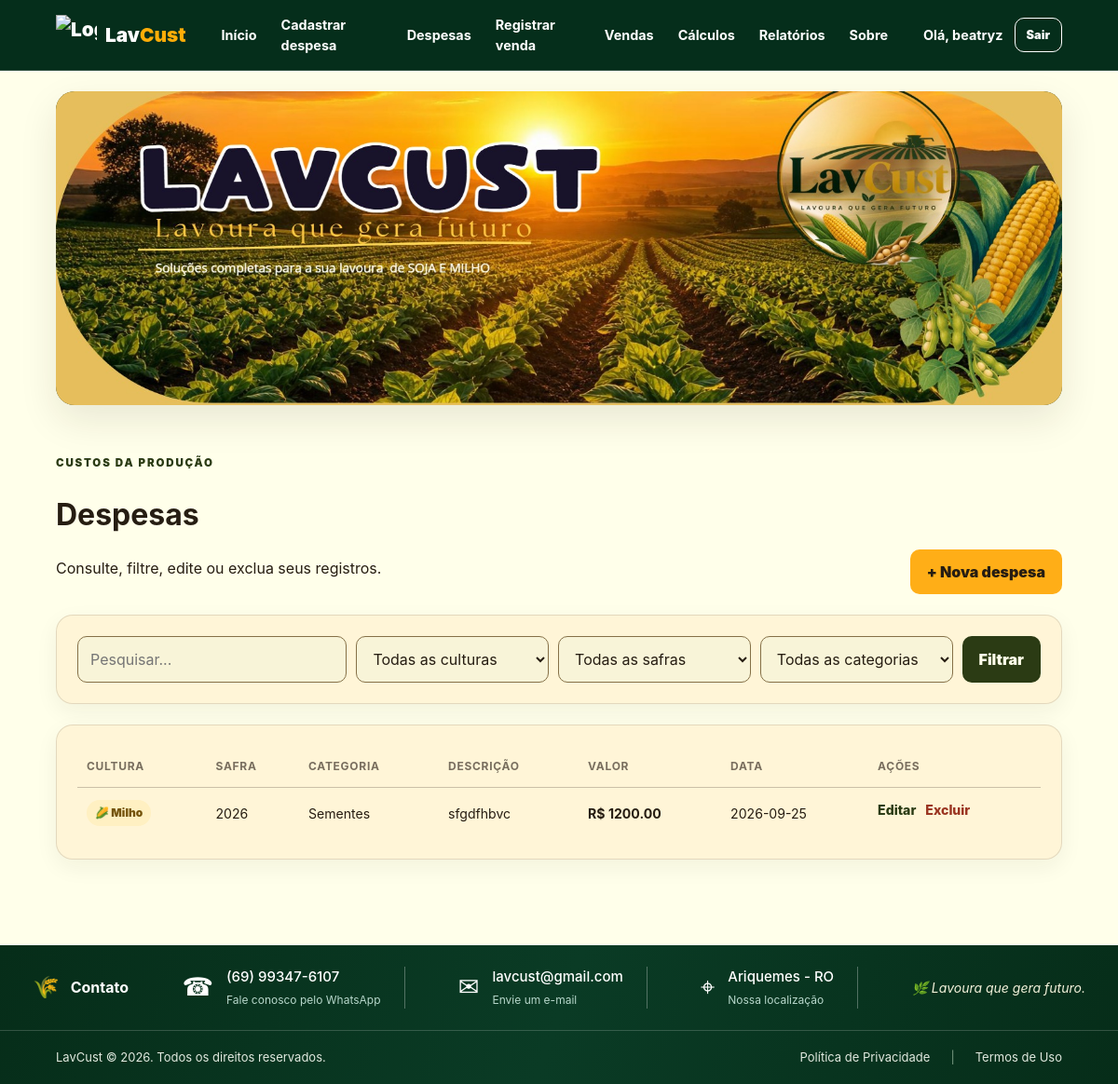
The page /despesas (signed in) on the database as committed earlier.
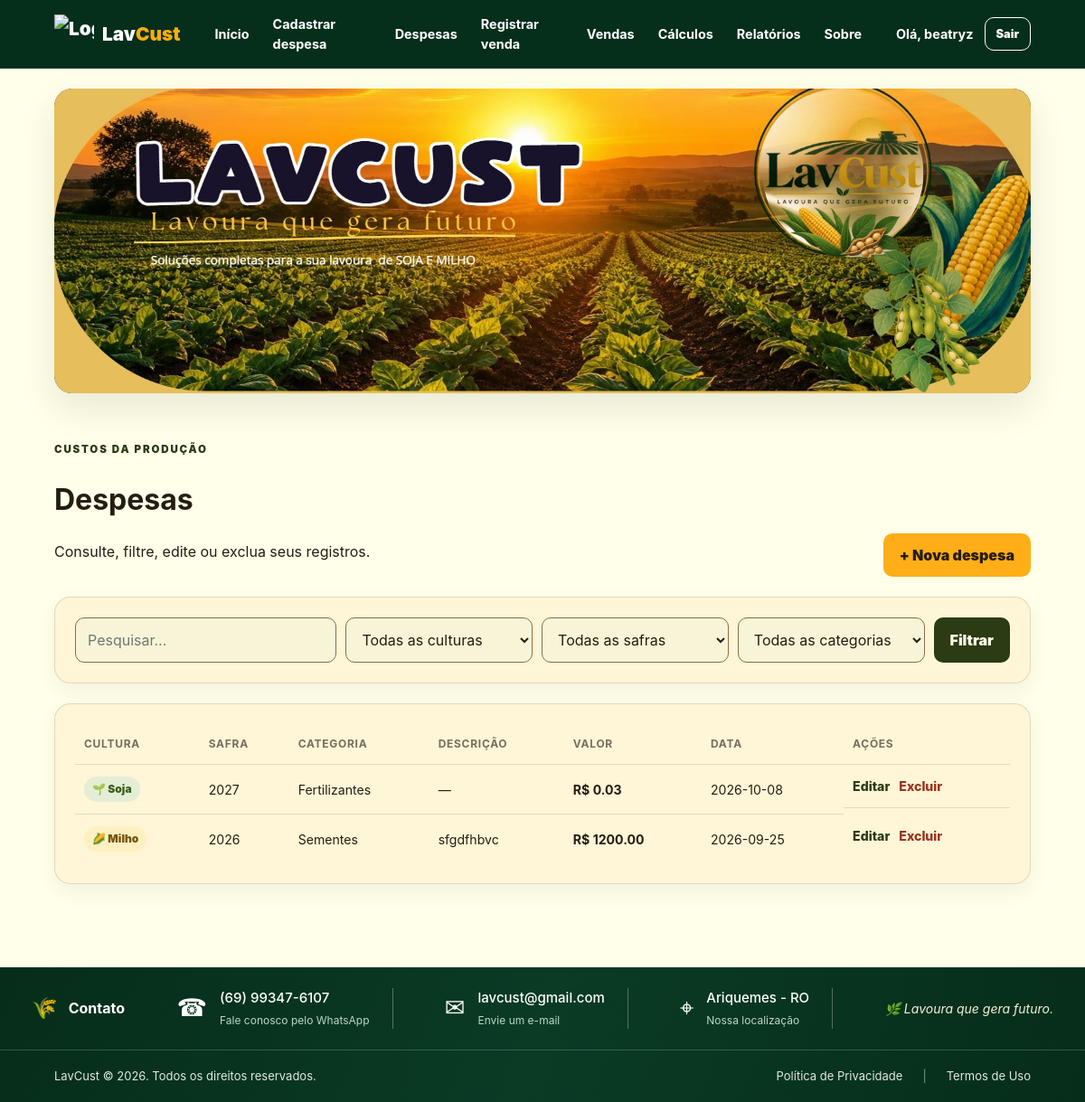
The same page on the database as committed later.
### tables this page shows
CREATE TABLE expenses (
        id INTEGER PRIMARY KEY AUTOINCREMENT,
        user_id INTEGER NOT NULL,
        culture TEXT NOT NULL CHECK(culture IN ('Soja','Milho')),
        harvest TEXT NOT NULL,
        category TEXT NOT NULL,
        description TEXT,
        amount REAL NOT NULL CHECK(amount >= 0),
        planned_amount REAL NOT NULL DEFAULT 0 CHECK(planned_amount >= 0),
        expense_date TEXT NOT NULL,
        created_at TEXT NOT NULL,
        FOREIGN KEY(user_id) REFERENCES users(id) ON DELETE CASCADE
    );

### app.py (the view)
@app.route("/despesas", methods=["GET"])
@login_required
def despesas():
    uid = session["user_id"]
    q = request.args.get("q", "").strip()
    culture = request.args.get("culture", "").strip()
    harvest = request.args.get("harvest", "").strip()
    category = request.args.get("category", "").strip()
    sql = "SELECT * FROM expenses WHERE user_id=?"
    params = [uid]
    if q:
        sql += " AND (description LIKE ? OR category LIKE ? OR harvest LIKE ?)"
        params += [f"%{q}%", f"%{q}%", f"%{q}%"]
    if culture in CULTURES:
        sql += " AND culture=?"; params.append(culture)
    if harvest:
        sql += " AND harvest=?"; params.append(harvest)
    if category in CATEGORIES:
        sql += " AND category=?"; params.append(category)
    sql += " ORDER BY expense_date DESC, id DESC"
    conn = get_db()
    rows = conn.execute(sql, params).fetchall()
    harvests = [r["harvest"] for r in conn.execute(
        "SELECT DISTINCT harvest FROM expenses WHERE user_id=? ORDER BY harvest DESC", (uid,)
    ).fetchall()]
    conn.close()
    return render_template("despesas.html", expenses=rows, harvests=harvests,
                           filters={"q": q, "culture": culture, "harvest": harvest, "category": category})

### app.py (called while the page is built)
def get_db():
    conn = sqlite3.connect(DB_PATH)
    conn.row_factory = sqlite3.Row
    conn.execute("PRAGMA foreign_keys = ON")
    return conn

def login_required(view):
    @wraps(view)
    def wrapped(*args, **kwargs):
        if "user_id" not in session:
            flash("Faça login para acessar o sistema.", "warning")
            return redirect(url_for("login"))
        return view(*args, **kwargs)
    return wrapped

def current_user():
    if "user_id" not in session:
        return None
    conn = get_db()
    user = conn.execute("SELECT id, name, email FROM users WHERE id=?", (session["user_id"],)).fetchone()
    conn.close()
    return user

@app.context_processor
def inject_globals():
    return {"current_user": current_user(), "categories": CATEGORIES, "cultures": CULTURES}

### templates/despesas.html (shortened to what this page needs)
{% extends "base.html" %}
{% block content %}
<div class="container page">
  <div class="page-title-row"><div><span class="eyebrow">CUSTOS DA PRODUÇÃO</span><h1>Despesas</h1><p>Consulte, filtre, edite ou exclua seus registros.</p></div><a class="btn btn-gold" href="{{ url_for('nova_despesa') }}">+ Nova despesa</a></div>
  <form class="filters panel" method="get">
    <input name="q" value="{{ filters.q }}" placeholder="Pesquisar...">
    <select name="culture"><option value="">Todas as culturas</option>{% for c in cultures %}<option value="{{c}}" {% if filters.culture==c %}selected{% endif %}>{{c}}</option>{% endfor %}</select>
    <select name="harvest"><option value="">Todas as safras</option>{% for h in harvests %}<option {% if filters.harvest==h %}selected{% endif %}>{{h}}</option>{% endfor %}</select>
    <select name="category"><option value="">Todas as categorias</option>{% for c in categories %}<option value="{{c}}" {% if filters.category==c %}selected{% endif %}>{{c}}</option>{% endfor %}</select>
    <button class="btn btn-primary" type="submit">Filtrar</button>
  </form>
  <section class="panel">
  {% if expenses %}
    <div class="table-wrap"><table><thead><tr><th>Cultura</th><th>Safra</th><th>Categoria</th><th>Descrição</th><th>Valor</th><th>Data</th><th>Ações</th></tr></thead><tbody>
    {% for e in expenses %}
      <tr>
        <td><span class="culture-pill {{ e['culture'].lower() }}">{{ '🌽' if e['culture']=='Milho' else '🌱' }} {{ e['culture'] }}</span></td>
        <td>{{ e['harvest'] }}</td><td>{{ e['category'] }}</td><td>{{ e['description'] or '—' }}</td>
        <td><strong>R$ {{ "%.2f"|format(e['amount']) }}</strong></td><td>{{ e['expense_date'] }}</td>
        <td class="actions"><a href="{{ url_for('editar_despesa', expense_id=e['id']) }}">Editar</a>
          <form method="post" action="{{ url_for('excluir_despesa', expense_id=e['id']) }}" onsubmit="return confirmDelete(this,'esta despesa')"><button>Excluir</button></form>
        </td>
      </tr>
    {% endfor %}
    </tbody></table></div>
  {% else %}
    <div class="empty"><div class="empty-icon">🌾</div><h3>Nenhuma despesa encontrada</h3><p>Comece adicionando os custos da sua lavoura.</p><a class="btn btn-primary" href="{{ url_for('nova_despesa') }}">Cadastrar primeira despesa</a></div>
  {% endif %}
  </section>
</div>
{% endblock %}

Rows that differ between the two databases and show on the page:
added expenses: culture "🌱", culture "Soja", harvest "2027", category "Fertilizantes", description "—", amount "0.03", expense_date "2026-10-08"
